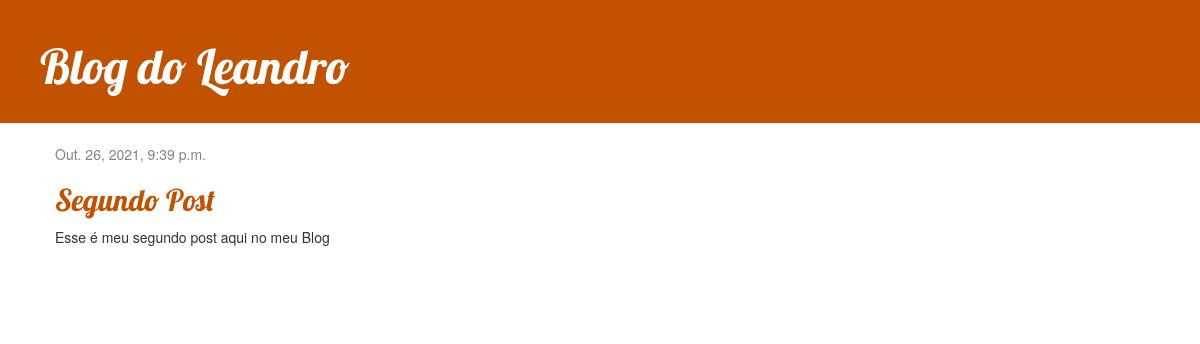
The app's page /post/2/ with its own data.
### blog/models.py (models this page shows, shortened)
class Post(models.Model):
    autor = models.ForeignKey(settings.AUTH_USER_MODEL, on_delete=models.CASCADE)
    titulo = models.CharField(max_length=200)
    texto = models.TextField()
    created_date = models.DateTimeField(default=timezone.now)
    published_date = models.DateTimeField(blank=True, null=True)

### blog/views.py (the view)
# urls.py: path('post/<int:pk>/', views.post_detail, name='post_detail'),
def post_detail(request, pk):
    post = get_object_or_404(Post, pk=pk)
    return render(request, 'blog/post_detail.html', {'post': post})

### blog/templates/blog/post_detail.html (shortened to what this page needs)
{% extends 'blog/base.html' %}
{% block content %}
    <div class="post">
        {% if post.published_date %}
            <div class="date">
                {{ post.published_date }}
            </div>
        {% endif %}
        <h2>{{ post.titulo }}</h2>
        <p>{{ post.texto|linebreaksbr }}</p>
    </div>
{% endblock %}

### blog/static/css/blog.css (style rules this page uses)
h1, a, h2, a { color: #C25100; }
h1, h2, h3, h4 { font-family: 'Lobster', cursive; }
.date { color: #828282; }
.post { margin-bottom: 70px; }

### records on screen
Post: published_date "Out. 26, 2021, 9:39 p.m.", titulo "Segundo Post", texto "Esse é meu segundo post aqui no meu Blog"
